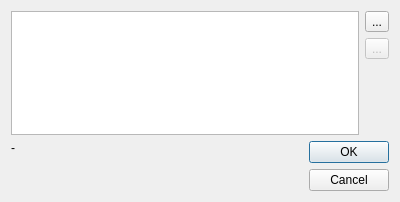
<?xml version="1.0" encoding="UTF-8"?>
<ui version="4.0">
 <class>IPoiPathSetup</class>
 <widget class="QDialog" name="IPoiPathSetup">
  <property name="geometry">
   <rect>
    <x>0</x>
    <y>0</y>
    <width>400</width>
    <height>202</height>
   </rect>
  </property>
  <property name="windowTitle">
   <string>Dialog</string>
  </property>
  <layout class="QVBoxLayout" name="verticalLayout">
   <item>
    <layout class="QHBoxLayout" name="horizontalLayout_3">
     <item>
      <widget class="QListWidget" name="listWidget">
       <property name="selectionMode">
        <enum>QAbstractItemView::ExtendedSelection</enum>
       </property>
      </widget>
     </item>
     <item>
      <layout class="QVBoxLayout" name="verticalLayout_2">
       <item>
        <widget class="QToolButton" name="toolAdd">
         <property name="text">
          <string>...</string>
         </property>
         <property name="icon">
          <iconset resource="../resources.qrc">
           <normaloff>:/icons/Add.svgt</normaloff>:/icons/Add.svgt</iconset>
         </property>
         <property name="iconSize">
          <size>
           <width>22</width>
           <height>22</height>
          </size>
         </property>
        </widget>
       </item>
       <item>
        <widget class="QToolButton" name="toolDelete">
         <property name="enabled">
          <bool>false</bool>
         </property>
         <property name="text">
          <string>...</string>
         </property>
         <property name="icon">
          <iconset resource="../resources.qrc">
           <normaloff>:/icons/DeleteMultiple.svgt</normaloff>:/icons/DeleteMultiple.svgt</iconset>
         </property>
         <property name="iconSize">
          <size>
           <width>22</width>
           <height>22</height>
          </size>
         </property>
        </widget>
       </item>
       <item>
        <spacer name="verticalSpacer">
         <property name="orientation">
          <enum>Qt::Vertical</enum>
         </property>
         <property name="sizeHint" stdset="0">
          <size>
           <width>20</width>
           <height>40</height>
          </size>
         </property>
        </spacer>
       </item>
      </layout>
     </item>
    </layout>
   </item>
   <item>
    <layout class="QHBoxLayout" name="horizontalLayout">
     <item>
      <widget class="CHelpBlock" name="helpBlock">
       <layout class="QVBoxLayout" name="layoutHelpBlock">
        <property name="leftMargin">
         <number>0</number>
        </property>
        <property name="topMargin">
         <number>0</number>
        </property>
        <property name="rightMargin">
         <number>0</number>
        </property>
        <property name="bottomMargin">
         <number>0</number>
        </property>
        <item>
         <widget class="QLabel" name="labelHelp">
          <property name="sizePolicy">
           <sizepolicy hsizetype="MinimumExpanding" vsizetype="MinimumExpanding">
            <horstretch>0</horstretch>
            <verstretch>0</verstretch>
           </sizepolicy>
          </property>
          <property name="text">
           <string>-</string>
          </property>
          <property name="alignment">
           <set>Qt::AlignLeading|Qt::AlignLeft|Qt::AlignTop</set>
          </property>
          <property name="wordWrap">
           <bool>true</bool>
          </property>
         </widget>
        </item>
       </layout>
      </widget>
     </item>
     <item>
      <widget class="QDialogButtonBox" name="buttonBox">
       <property name="orientation">
        <enum>Qt::Vertical</enum>
       </property>
       <property name="standardButtons">
        <set>QDialogButtonBox::Cancel|QDialogButtonBox::Ok</set>
       </property>
      </widget>
     </item>
    </layout>
   </item>
  </layout>
 </widget>
 <customwidgets>
  <customwidget>
   <class>CHelpBlock</class>
   <extends>QFrame</extends>
   <header>widgets/CHelpBlock.h</header>
   <container>1</container>
  </customwidget>
 </customwidgets>
 <resources>
  <include location="../resources.qrc"/>
 </resources>
 <connections>
  <connection>
   <sender>buttonBox</sender>
   <signal>accepted()</signal>
   <receiver>IPoiPathSetup</receiver>
   <slot>accept()</slot>
   <hints>
    <hint type="sourcelabel">
     <x>248</x>
     <y>254</y>
    </hint>
    <hint type="destinationlabel">
     <x>157</x>
     <y>274</y>
    </hint>
   </hints>
  </connection>
  <connection>
   <sender>buttonBox</sender>
   <signal>rejected()</signal>
   <receiver>IPoiPathSetup</receiver>
   <slot>reject()</slot>
   <hints>
    <hint type="sourcelabel">
     <x>316</x>
     <y>260</y>
    </hint>
    <hint type="destinationlabel">
     <x>286</x>
     <y>274</y>
    </hint>
   </hints>
  </connection>
 </connections>
</ui>
